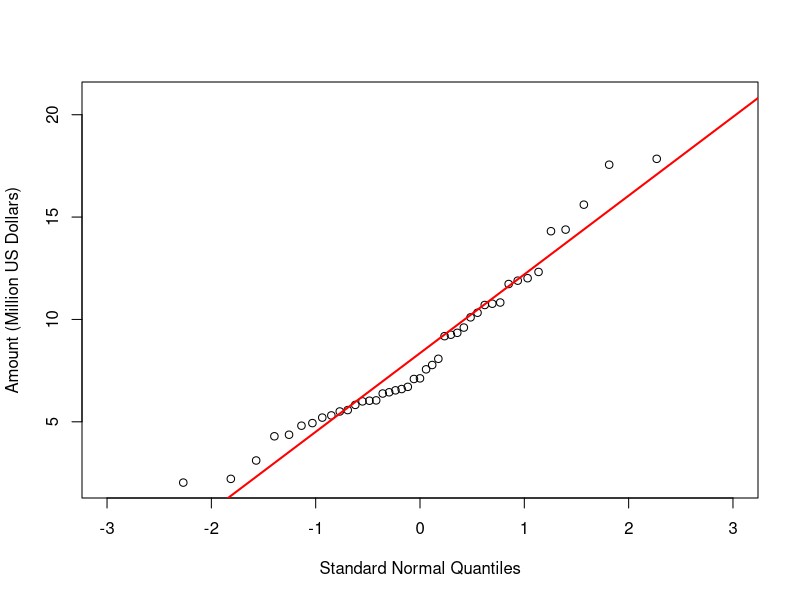
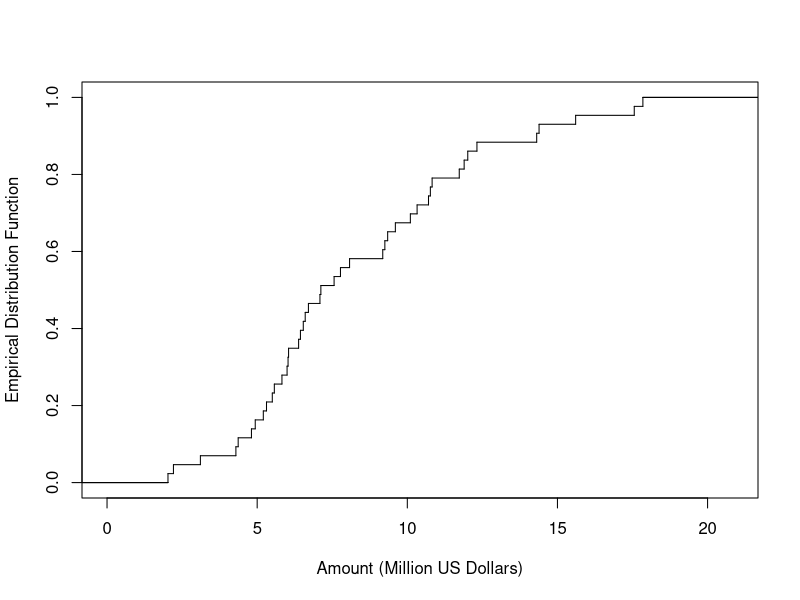
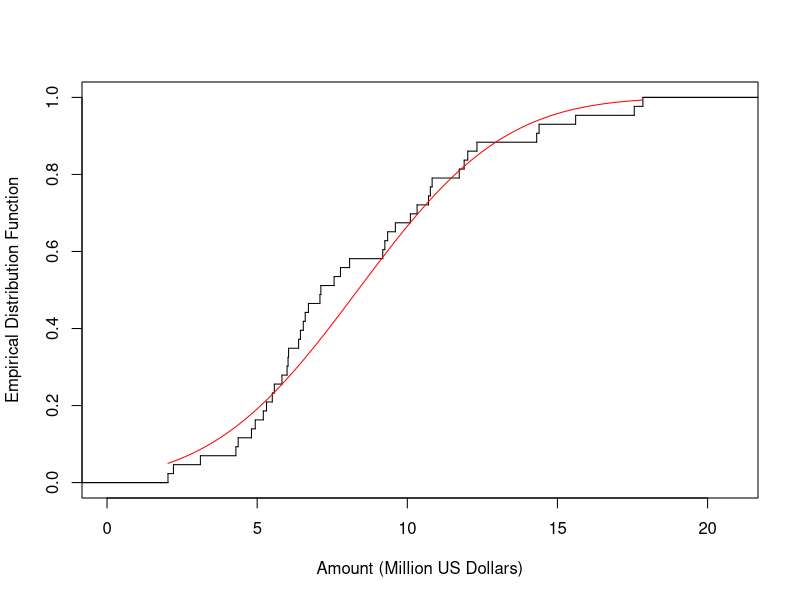
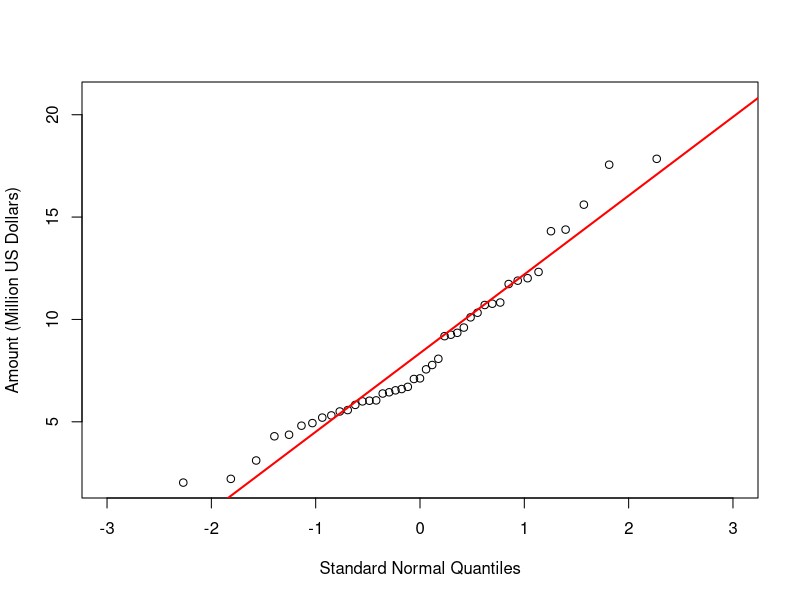
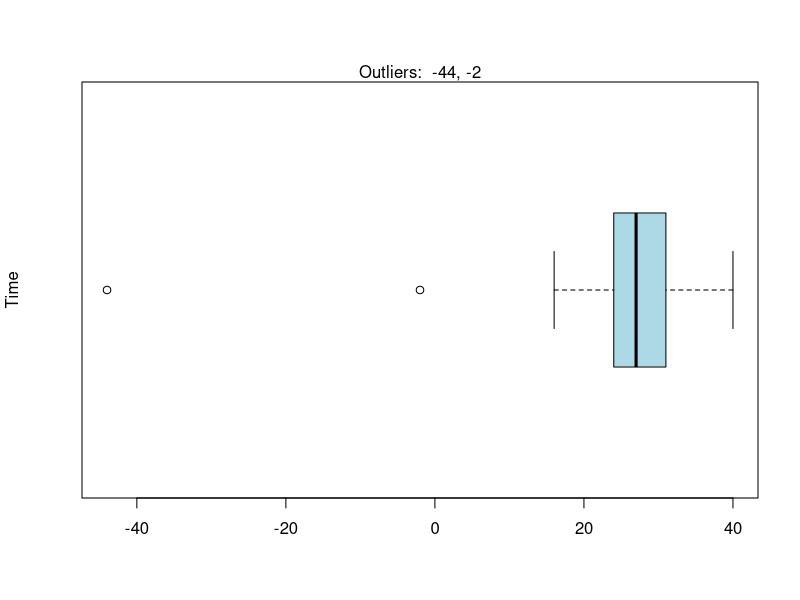
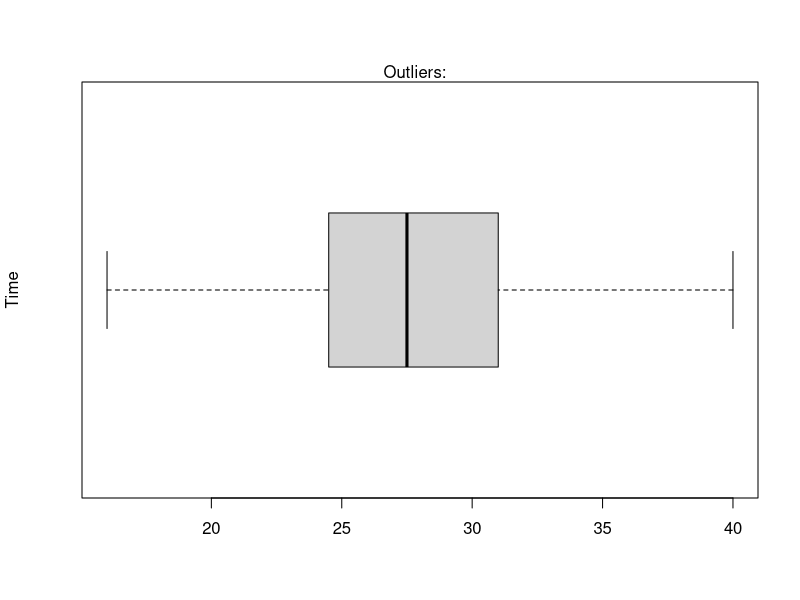
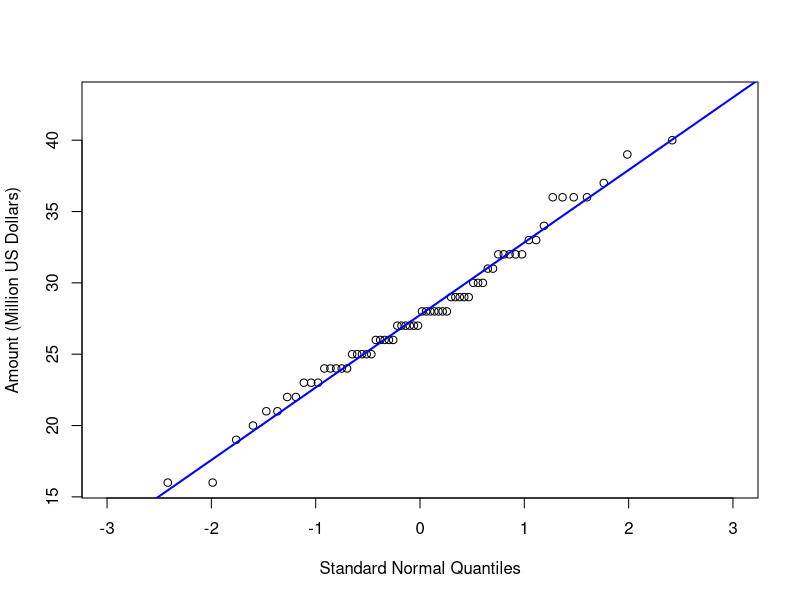

These charts were generated, in order, by the following R code:
## ---- chunk 1
knitr::opts_chunk$set(echo = TRUE)
## ---- chunk 2
library(ggplot2)
library(dplyr)

## ---- chunk 3
compensation_amount <- c(11.73, 6.70660, 7.56180, 7.7738, 5.825, 7.121, 15.6062, 
                        12.0133, 10.7677, 7.0903, 4.3673, 14.3879, 6.5997, 6.38, 
                        6.0286, 10.7058, 17.558, 4.9357, 9.6019, 14.309, 9.3458, 
                        10.1015, 4.8093, 6.4407, 12.3189, 17.8454, 10.326, 2.2113, 
                        5.5036, 6.5355, 11.893, 3.109, 5.5714, 10.8262, 5.9958, 
                        4.2912, 2.0294, 8.0771, 5.3107, 9.252, 9.1823, 5.2043, 6.0456) # the values are divided by 100000
## ---- chunk 4
qqnorm(compensation_amount,main=NULL,ylab = "Amount (Million US Dollars)",
       xlab="Standard Normal Quantiles",
       ylim=c(min(compensation_amount),max(compensation_amount)+3),xlim=c(-3,3))
#
abline(a=mean(compensation_amount),b=sd(compensation_amount), col='red', lwd=2.0)
## ---- chunk 5
#
mean_mass<-mean(compensation_amount)
sd_mass<-sd(compensation_amount)
min_mass<-min(compensation_amount)
max_mass<-max(compensation_amount)
#
xx<-seq(0,10000,1)*(max_mass-min_mass)/10000.+min_mass
yy<-pnorm(xx,mean_mass,sd_mass)

ecdfmass<-ecdf(compensation_amount)
plot.stepfun(ecdfmass,xlab="Amount (Million US Dollars)",
             ylab="Empirical Distribution Function",
             main=NULL,verticals=TRUE,do.points=FALSE,
             pch=16,xlim=c(0,max(compensation_amount)+3))

arrows(max(compensation_amount),1.0,1555,1.0,code=2,length=0.05)
arrows(-45.,0.0,min(compensation_amount),0.0,code=1,length=0.05)

## ---- chunk 6
#
mean_mass<-mean(compensation_amount)
sd_mass<-sd(compensation_amount)
min_mass<-min(compensation_amount)
max_mass<-max(compensation_amount)
#
xx<-seq(0,10000,1)*(max_mass-min_mass)/10000.+min_mass
yy<-pnorm(xx,mean_mass,sd_mass)

ecdfmass<-ecdf(compensation_amount)
plot.stepfun(ecdfmass,xlab="Amount (Million US Dollars)",
             ylab="Empirical Distribution Function",
             main=NULL,verticals=TRUE,do.points=FALSE,
             pch=16,xlim=c(0,max(compensation_amount)+3))

arrows(max(compensation_amount),1.0,1555,1.0,code=2,length=0.05)
arrows(-45.,0.0,min(compensation_amount),0.0,code=1,length=0.05)

lines(xx,yy, col= "red")
## ---- chunk 7
qqnorm(compensation_amount,main=NULL,ylab = "Amount (Million US Dollars)",
       xlab="Standard Normal Quantiles",
       ylim=c(min(compensation_amount),max(compensation_amount)+3),xlim=c(-3,3))
#
abline(a=mean(compensation_amount),b=sd(compensation_amount), col='red', lwd=2)
## ---- chunk 8
# Data
light <- c(28,32,31,34,21,26,40,25,39,22,30,25,30,30,
           27,19,27,23,36,27,24,25,33,16,37,24,26,24,
           25,26,29,31,23,16,28,33,28,26,27,29,32,29,
           28,21,36,25,29,36,29,20,26,36,27,-44,28,32,
           -2,28,24,32,32,23,22,28,24,27
           )
## ---- chunk 9

out <- boxplot.stats(light)$out
boxplot(light,
  ylab = "Time",
  main = "",
  col = "lightblue",
  horizontal = TRUE
)
mtext(paste("Outliers: ", paste(out, collapse = ", ")))
## ---- chunk 10
Q1 <- quantile(light, 0.25)
Q3 <- quantile(light, 0.75)
IQR <- Q3 - Q1

lower_bound <- Q1 - 1.5 * IQR
upper_bound <- Q3 + 1.5 * IQR

light_no_outliers <- light[light >= lower_bound & light <= upper_bound]


cat('The revised data set: ', '\n' , light_no_outliers)
## ---- chunk 11
out <- boxplot.stats(light_no_outliers)$out
boxplot(light_no_outliers,
  ylab = "Time",
  main = "",
  horizontal = TRUE
)
mtext(paste("Outliers: ", paste(out, collapse = ", ")))
## ---- chunk 12
qqnorm(light_no_outliers,main=NULL,ylab = "Amount (Million US Dollars)",
       xlab="Standard Normal Quantiles",
       ylim=c(min(light_no_outliers),max(light_no_outliers)+3),xlim=c(-3,3))
#
abline(a=mean(light_no_outliers),b=sd(light_no_outliers), col='blue', lwd=2)
